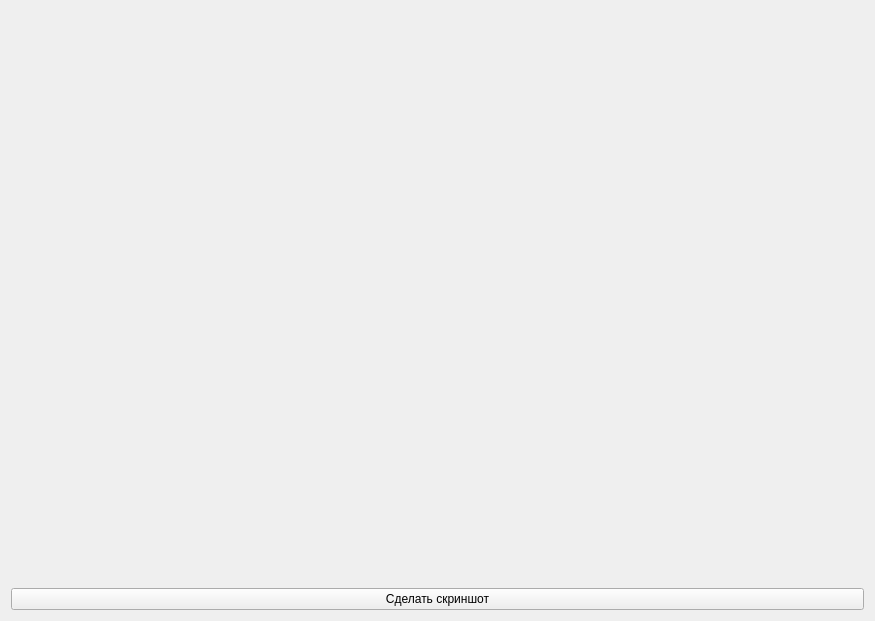
<?xml version="1.0" encoding="UTF-8"?>
<ui version="4.0">
 <class>ScreenshotWindow</class>
 <widget class="QWidget" name="ScreenshotWindow">
  <property name="geometry">
   <rect>
    <x>0</x>
    <y>0</y>
    <width>875</width>
    <height>621</height>
   </rect>
  </property>
  <property name="sizePolicy">
   <sizepolicy hsizetype="Preferred" vsizetype="Preferred">
    <horstretch>0</horstretch>
    <verstretch>0</verstretch>
   </sizepolicy>
  </property>
  <property name="minimumSize">
   <size>
    <width>875</width>
    <height>621</height>
   </size>
  </property>
  <property name="windowTitle">
   <string>Камера</string>
  </property>
  <layout class="QGridLayout" name="gridLayout">
   <item row="1" column="0">
    <widget class="QPushButton" name="TakeScreenshot">
     <property name="text">
      <string>Сделать скриншот</string>
     </property>
    </widget>
   </item>
   <item row="0" column="0">
    <widget class="QLabel" name="CameraLabel">
     <property name="sizePolicy">
      <sizepolicy hsizetype="Preferred" vsizetype="Preferred">
       <horstretch>0</horstretch>
       <verstretch>0</verstretch>
      </sizepolicy>
     </property>
     <property name="minimumSize">
      <size>
       <width>800</width>
       <height>520</height>
      </size>
     </property>
     <property name="text">
      <string/>
     </property>
     <property name="scaledContents">
      <bool>true</bool>
     </property>
    </widget>
   </item>
  </layout>
 </widget>
 <resources/>
 <connections/>
</ui>
